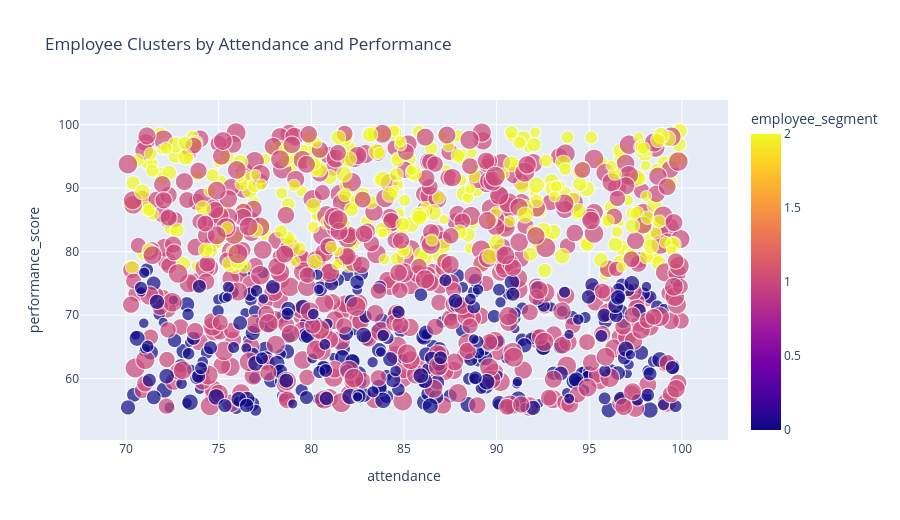

Notebook code for this chart:
### Code cell
fig = px.scatter(
    employees,
    x='attendance',
    y='performance_score',
    size='workload',
    color='employee_segment',
    title='Employee Clusters by Attendance and Performance'
)
fig.update_layout(height=520)
fig.show()

### Figure 1 — Plotly figure (JSON) as saved in the notebook; plotly's stock layout.template omitted (floating-point values rounded to 4 significant figures; data arrays with more than 128 entries replaced by an {"elided": "..."} marker saying what was removed)
{"data": [{"hovertemplate": "attendance=%{x}<br>performance_score=%{y}<br>workload=%{marker.size}<br>employee_segment=%{marker.color}<extra></extra>", "legendgroup": "", "marker": {"color": {"elided": "1200 int values"}, "coloraxis": "coloraxis", "size": {"elided": "1200 float values"}, "sizemode": "area", "sizeref": 0.2494, "symbol": "circle"}, "mode": "markers", "name": "", "showlegend": false, "type": "scattergl", "x": {"elided": "1200 float values"}, "xaxis": "x", "y": {"elided": "1200 float values"}, "yaxis": "y"}], "layout": {"coloraxis": {"colorbar": {"title": {"text": "employee_segment"}}, "colorscale": [[0, "#0d0887"], [0.1111, "#46039f"], [0.2222, "#7201a8"], [0.3333, "#9c179e"], [0.4444, "#bd3786"], [0.5556, "#d8576b"], [0.6667, "#ed7953"], [0.7778, "#fb9f3a"], [0.8889, "#fdca26"], [1, "#f0f921"]]}, "height": 520, "legend": {"itemsizing": "constant", "tracegroupgap": 0}, "title": {"text": "Employee Clusters by Attendance and Performance"}, "xaxis": {"anchor": "y", "domain": [0, 1], "title": {"text": "attendance"}}, "yaxis": {"anchor": "x", "domain": [0, 1], "title": {"text": "performance_score"}}}}
